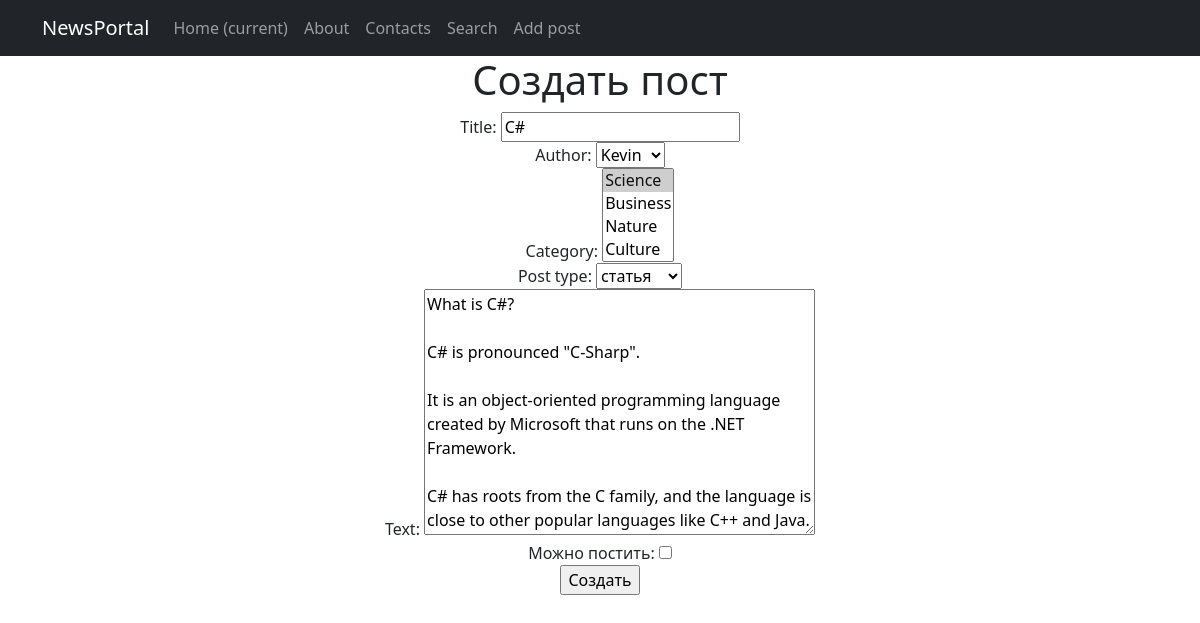
The app's page /news/create/6, older data.
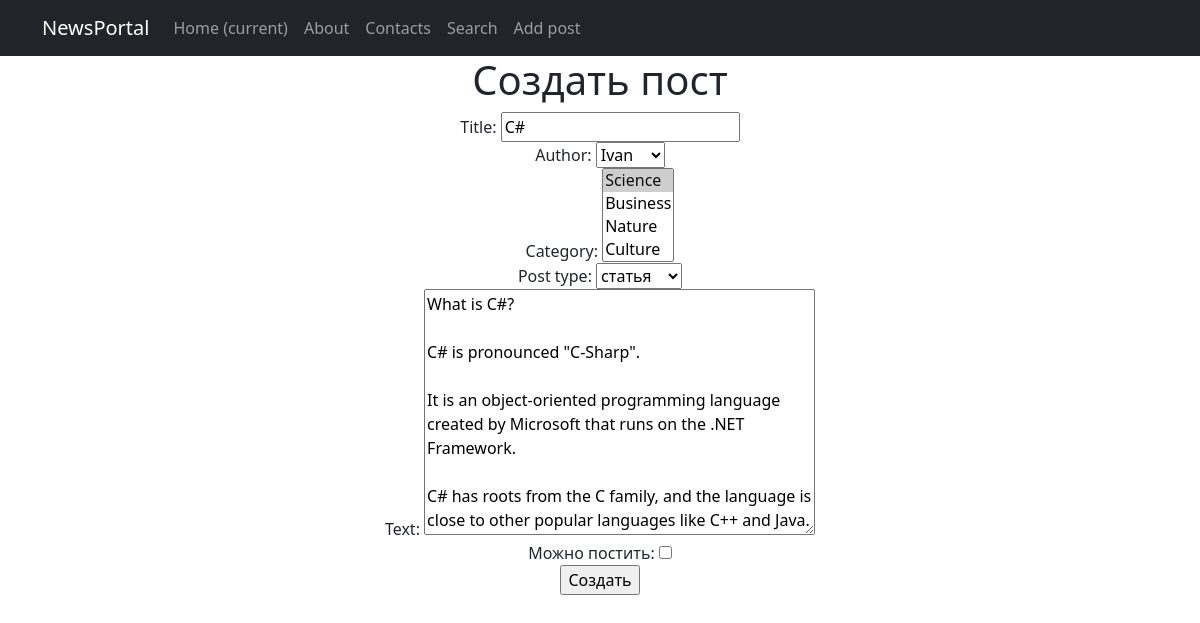
The same page, newer data.
### news/models.py (models this page shows, shortened)
class Post(models.Model):
    POST_TYPES = [
        ('n', 'новость'),
        ('a', 'статья')
    ]
    author = models.ForeignKey(Author, on_delete=models.CASCADE)
    post_type = models.CharField(max_length=1, choices=POST_TYPES)
    date_time = models.DateTimeField(auto_now_add=True)
    category = models.ManyToManyField(Category, through='PostCategory')
    title = models.CharField(max_length=255)
    text = models.TextField()
    rating = models.IntegerField(default=0)

### news/views.py (the view)
# urls.py: path('create/<int:pk>', PostUpdate.as_view(), name='post_update'),
class PostUpdate(UpdateView):
    template_name = 'add.html'
    form_class = PostForm
    def get_object(self, **kwargs):
        id = self.kwargs.get('pk')
        return Post.objects.get(pk=id)

### news/forms.py
class PostForm(ModelForm):
    check_box = BooleanField(label='Можно постить')  # добавляем галочку, или же true-false поле
    class Meta:
        model = Post
        fields = ['title', 'author', 'category', 'post_type', 'text']

### news/models.py (called while the page is built)
    def __str__(self):
        return self.user.username

    def __str__(self):
        return self.category_name.title()

### templates/add.html (shortened to what this page needs)
{% extends 'flatpages/default.html' %}
{% block content %}
    <h1>Создать пост</h1>
    <form method="POST">
        {{ form }}
        <input type="submit" value="Создать">
    </form>
{% endblock content %}

### templates/flatpages/default.html (shortened to what this page needs)
<!DOCTYPE html>
<html lang="en">
    <head>
        {% load static %}
        <link href="{% static 'css/styles.css' %}" rel="stylesheet" />
    </head>
    <body>
        <nav class="navbar navbar-expand-lg navbar-dark bg-dark static-top">
            <div class="container">
                <a class="navbar-brand" href="#">NewsPortal</a>
                <div class="collapse navbar-collapse" id="navbarResponsive">
                    <ul class="navbar-nav ml-auto">
                        <li class="nav-item active">
                            <a class="nav-link" href="{% url 'news_list' %}">Home
                                <span class="sr-only">(current)</span>
                            </a>
                        </li>
                        <li class="nav-item">
                            <a class="nav-link" href="/about/">About</a>
                        </li>
                        <li class="nav-item">
                            <a class="nav-link" href="/contacts/">Contacts</a>
                        </li>
                        <li class="nav-item">
                            <a class="nav-link" href="{% url 'news_search' %}">Search</a>
                        </li>
                        <li class="nav-item">
                            <a class="nav-link" href="{% url 'news_add' %}">Add post</a>
                        </li>
                    </ul>
                </div>
            </div>
        </nav>
        <div class="container">
            <div class="row">
                <div class="col-lg-12 text-center">
                    {% block content %}{% endblock content %}
                </div>
            </div>
        </div>
    </body>
</html>

Row changes from the older to the newer data that the page shows:
changed Post "статья": author "Kevin" → "Ivan"
